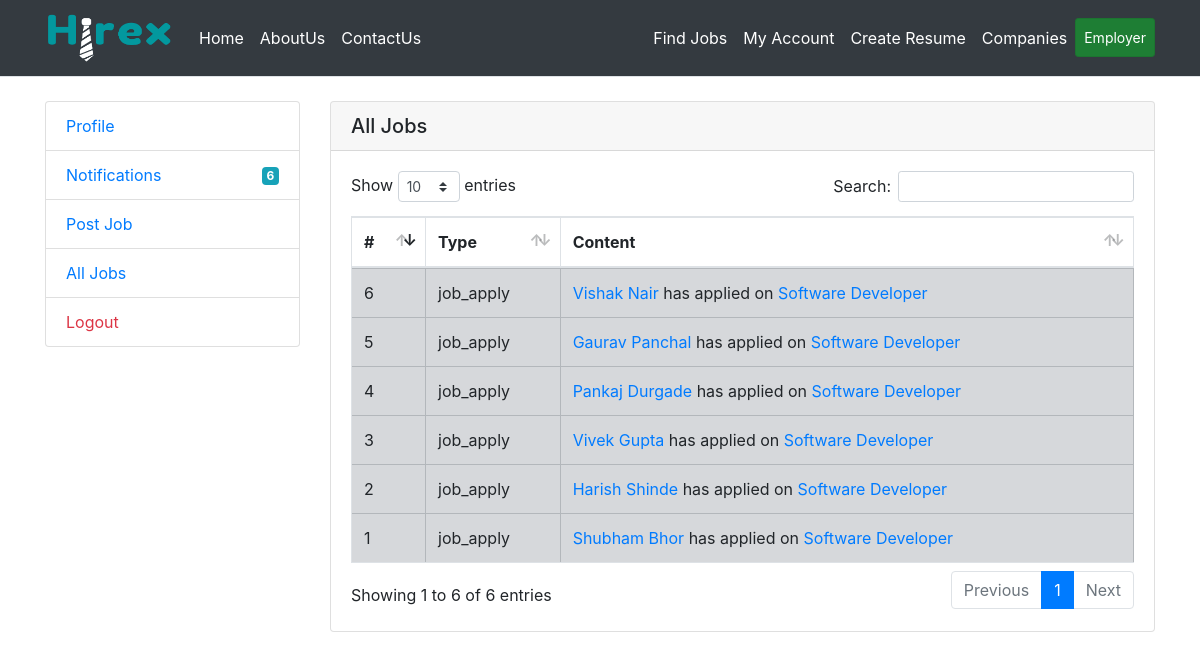
Page /company/notifications (signed in) on the committed database.
### main/models.py (models this page shows, shortened)
class Notification(models.Model):
    user_id=models.CharField(max_length=200,default='0')
    receiver_id=models.CharField(max_length=200,default='0')
    ref_type=models.CharField(max_length=200)
    ref_id=models.CharField(max_length=200)
    ref_content=models.CharField(max_length=200)
    read_status=models.BooleanField(default=False)

### main/views.py (the view)
# urls.py: path('company/notifications',views.company_notifications,name='company-notifications'),
def company_notifications(request):
    notifications=Notification.objects.filter(receiver_id=request.session['companyId']).order_by('-read_status')
    return render(request,'company/notifications.html',{'notifications':notifications})

### main/context_processor.py (called while the page is built)
def company_noti_count(request):
    total_notification=0
    if 'companyId' in request.session:
        company=request.session['companyId']
        total_notification=Notification.objects.filter(receiver_id=company).count()
    return {'totalNotification':total_notification}

### main/templates/company/notifications.html (shortened to what this page needs)
{% extends "base.html" %}
{% load static %}
{% load widget_tweaks %}
{% block content %}
<div class="row">
    <div class="col-md-3">
        {% include 'company/left-sidebar.html' %}
    </div>
    <div class="col-md-9">
        <div class="card">
            <h5 class="card-header">All Jobs</h5>
            <div class="card-body">
                <table class="table table-bordered" id="dataTable">
                    <thead>
                        <tr>
                            <th>#</th>
                            <th>Type</th>
                            <th>Content</th>
                        </tr>
                    </thead>
                    <tbody>
                        {% if notifications %}
                            {% for noti in notifications %}
                            {% if noti.read_status %}
                            <tr>
                            {% else %}
                            <tr class="table-secondary">
                            {% endif %}
                                    <td>{{forloop.counter}}</td>
                                    <td>{{noti.ref_type}}</td>
                                    <td>{{noti.ref_content|safe}}</td>
                                </tr>
                            {% endfor %}
                        {% endif %}
                    </tbody>
                </table>
            </div>
        </div>
    </div>
</div>
<link rel="stylesheet" href="{% static 'lib/dataTable/css/dataTables.bootstrap4.min.css' %}">
<link rel="stylesheet" href="{% static 'lib/dataTable/dataTables.min.css' %}">
{% endblock %}

### rows in the picture
Notification: ref_type "job_apply", ref_content "Shubham Bhor has applied on Software Developer"
Notification: ref_type "job_apply", ref_content "Harish Shinde has applied on Software Developer"
Notification: ref_type "job_apply", ref_content "Vivek Gupta has applied on Software Developer"
Notification: ref_type "job_apply", ref_content "Pankaj Durgade has applied on Software Developer"
Notification: ref_type "job_apply", ref_content "Gaurav Panchal has applied on Software Developer"
Notification: ref_type "job_apply", ref_content "Vishak Nair has applied on Software Developer"

### other values in the picture
{{ totalNotification }} "6"
